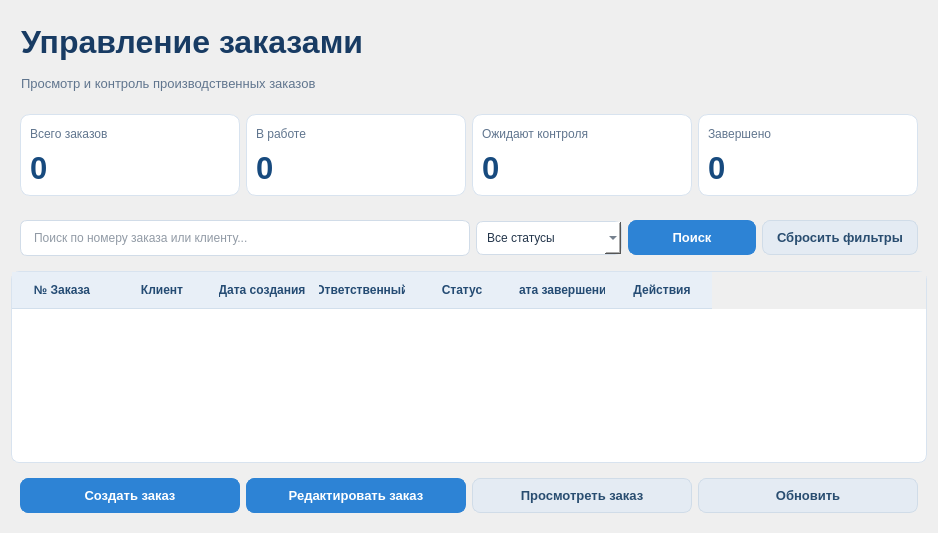
           <widget class="QWidget" name="pageOrders">
            <property name="styleSheet">
             <string notr="true">QWidget#pageOrders {
    background-color: #F1F3F6;
    color: #24364B;
    font-family: &quot;Segoe UI&quot;;
    font-size: 10pt;
}

QLabel {
    background-color: transparent;
    color: #24364B;
}

QLabel#lblOrdersTitle_2 {
    color: #183B63;
    font-size: 24pt;
    font-weight: bold;
}

QLabel#lblOrdersSubtitle {
    color: #60758E;
    font-size: 10pt;
}

QFrame#headerFrameOrders,
QFrame#filtersFrameOrders,
QFrame#actionsFrameOrders {
    background-color: transparent;
    border: none;
}

QFrame#statsFrameOrders {
    background-color: transparent;
    border: none;
}

QFrame#cardTotalOrders,
QFrame#cardOrdersInProgress,
QFrame#cardOrdersPending,
QFrame#cardOrdersCompleted {
    background-color: #FFFFFF;
    border: 1px solid #D8E3EF;
    border-radius: 10px;
}

QFrame#cardTotalOrders QLabel,
QFrame#cardOrdersInProgress QLabel,
QFrame#cardOrdersPending QLabel,
QFrame#cardOrdersCompleted QLabel {
    background-color: transparent;
    border: none;
}

QLabel#lblTotalOrdersTitle,
QLabel#lblOrdersInProgressTitle,
QLabel#lblOrdersPendingTitle,
QLabel#lblOrdersCompletedTitle {
    color: #60758E;
    font-size: 9pt;
}

QLabel#lblTotalOrdersValue,
QLabel#lblOrdersInProgressValue,
QLabel#lblOrdersPendingValue,
QLabel#lblOrdersCompletedValue {
    color: #174A7E;
    font-size: 23pt;
    font-weight: bold;
}

QLineEdit#editOrderSearch {
    background-color: #FFFFFF;
    color: #24364B;
    border: 1px solid #D1DCE8;
    border-radius: 7px;
    padding: 9px 11px;
    selection-background-color: #2D83D5;
}

QLineEdit#editOrderSearch:focus {
    border: 1px solid #2D83D5;
}

QComboBox#comboOrderStatus {
    background-color: #FFFFFF;
    color: #24364B;
    border: 1px solid #D1DCE8;
    border-radius: 7px;
    padding: 8px 10px;
}

QComboBox#comboOrderStatus:hover {
    border: 1px solid #2D83D5;
}

QComboBox QAbstractItemView {
    background-color: #FFFFFF;
    color: #24364B;
    selection-background-color: #DCEBFA;
    selection-color: #183B63;
    border: 1px solid #D8E3EF;
}

QPushButton {
    background-color: #2D83D5;
    color: #FFFFFF;
    border: 1px solid #2D83D5;
    border-radius: 8px;
    padding: 9px 14px;
    font-size: 10pt;
    font-weight: bold;
}

QPushButton:hover {
    background-color: #3B94E8;
    color: #FFFFFF;
    border: 1px solid #3B94E8;
}

QPushButton:pressed {
    background-color: #1E68AE;
    color: #FFFFFF;
    border: 1px solid #1E68AE;
}

QPushButton:disabled {
    background-color: #B9C7D5;
    color: #F4F6F8;
    border: 1px solid #B9C7D5;
}

QPushButton#btnSearchOrders,
QPushButton#btnAddOrder,
QPushButton#btnEditOrder {
    background-color: #2D83D5;
    color: #FFFFFF;
    border: 1px solid #2D83D5;
}

QPushButton#btnSearchOrders:hover,
QPushButton#btnAddOrder:hover,
QPushButton#btnEditOrder:hover {
    background-color: #3B94E8;
    color: #FFFFFF;
    border: 1px solid #3B94E8;
}

QPushButton#btnSearchOrders:pressed,
QPushButton#btnAddOrder:pressed,
QPushButton#btnEditOrder:pressed {
    background-color: #1E68AE;
    color: #FFFFFF;
    border: 1px solid #1E68AE;
}

QPushButton#btnResetOrderFilters,
QPushButton#btnViewOrder,
QPushButton#btnRefreshOrder,
QPushButton#btnResetOrderFilters:hover,
QPushButton#btnViewOrder:hover,
QPushButton#btnRefreshOrder:hover {
    background-color: #E4EBF3;
    color: #294D70;
    border: 1px solid #D0DCE8;
}

QPushButton#btnResetOrderFilters:hover,
QPushButton#btnViewOrder:hover,
QPushButton#btnRefreshOrder:hover {
    background-color: #D5E3F1;
    color: #294D70;
    border: 1px solid #C2D5E8;
}

QPushButton#btnResetOrderFilters:pressed,
QPushButton#btnViewOrder:pressed,
QPushButton#btnRefreshOrder:pressed {
    background-color: #C6D8EA;
    color: #294D70;
    border: 1px solid #B5CADD;
}

QTableWidget#tableOrders {
    background-color: #FFFFFF;
    alternate-background-color: #F6F9FC;
    color: #24364B;
    border: 1px solid #D8E3EF;
    border-radius: 8px;
    gridline-color: #E4EAF1;
    selection-background-color: #DCEBFA;
    selection-color: #183B63;
}

QTableWidget#tableOrders::item {
    padding: 7px;
}

QTableWidget#tableOrders::item:selected {
    background-color: #DCEBFA;
    color: #183B63;
}

QHeaderView::section {
    background-color: #E8EFF7;
    color: #244B73;
    border: none;
    border-bottom: 1px solid #D2DFEC;
    padding: 9px 7px;
    font-weight: bold;
}

QScrollBar:vertical {
    background-color: #EDF1F5;
    width: 10px;
    border: none;
    margin: 0;
}

QScrollBar::handle:vertical {
    background-color: #B7C7D8;
    min-height: 25px;
    border-radius: 4px;
}

QScrollBar::handle:vertical:hover {
    background-color: #8FA9C3;
}

QScrollBar::add-line:vertical,
QScrollBar::sub-line:vertical {
    height: 0;
}

QScrollBar:horizontal {
    background-color: #EDF1F5;
    height: 10px;
    border: none;
}

QScrollBar::handle:horizontal {
    background-color: #B7C7D8;
    min-width: 25px;
    border-radius: 4px;
}

QScrollBar::add-line:horizontal,
QScrollBar::sub-line:horizontal {
    width: 0;
}</string>
            </property>
            <layout class="QVBoxLayout" name="verticalLayout_19">
             <item>
              <layout class="QVBoxLayout" name="verticalLayoutOrders">
               <item>
                <widget class="QFrame" name="headerFrameOrders">
                 <layout class="QVBoxLayout" name="verticalLayout_8">
                  <property name="leftMargin">
                   <number>0</number>
                  </property>
                  <property name="topMargin">
                   <number>0</number>
                  </property>
                  <property name="rightMargin">
                   <number>0</number>
                  </property>
                  <property name="bottomMargin">
                   <number>0</number>
                  </property>
                  <item>
                   <layout class="QVBoxLayout" name="verticalLayoutHeader">
                    <property name="leftMargin">
                     <number>10</number>
                    </property>
                    <property name="topMargin">
                     <number>6</number>
                    </property>
                    <property name="rightMargin">
                     <number>6</number>
                    </property>
                    <property name="bottomMargin">
                     <number>6</number>
                    </property>
                    <item>
                     <widget class="QLabel" name="lblOrdersTitle_2">
                      <property name="minimumSize">
                       <size>
                        <width>380</width>
                        <height>50</height>
                       </size>
                      </property>
                      <property name="font">
                       <font>
                        <pointsize>24</pointsize>
                        <weight>75</weight>
                        <bold>true</bold>
                       </font>
                      </property>
                      <property name="text">
                       <string>Управление заказами</string>
                      </property>
                     </widget>
                    </item>
                    <item>
                     <widget class="QLabel" name="lblOrdersSubtitle">
                      <property name="minimumSize">
                       <size>
                        <width>300</width>
                        <height>20</height>
                       </size>
                      </property>
                      <property name="font">
                       <font>
                        <pointsize>10</pointsize>
                       </font>
                      </property>
                      <property name="text">
                       <string>Просмотр и контроль производственных заказов</string>
                      </property>
                     </widget>
                    </item>
                   </layout>
                  </item>
                 </layout>
                </widget>
               </item>
               <item>
                <widget class="QFrame" name="statsFrameOrders">
                 <layout class="QHBoxLayout" name="horizontalLayout_5">
                  <item>
                   <layout class="QHBoxLayout" name="horizontalLayoutStats">
                    <item>
                     <widget class="QFrame" name="cardTotalOrders">
                      <property name="frameShape">
                       <enum>QFrame::StyledPanel</enum>
                      </property>
                      <property name="frameShadow">
                       <enum>QFrame::Raised</enum>
                      </property>
                      <layout class="QVBoxLayout" name="verticalLayout">
                       <item>
                        <widget class="QLabel" name="lblTotalOrdersTitle">
                         <property name="minimumSize">
                          <size>
                           <width>100</width>
                           <height>20</height>
                          </size>
                         </property>
                         <property name="text">
                          <string>Всего заказов</string>
                         </property>
                        </widget>
                       </item>
                       <item>
                        <widget class="QLabel" name="lblTotalOrdersValue">
                         <property name="minimumSize">
                          <size>
                           <width>200</width>
                           <height>30</height>
                          </size>
                         </property>
                         <property name="font">
                          <font>
                           <pointsize>23</pointsize>
                           <weight>75</weight>
                           <bold>true</bold>
                          </font>
                         </property>
                         <property name="text">
                          <string>0</string>
                         </property>
                        </widget>
                       </item>
                      </layout>
                     </widget>
                    </item>
                    <item>
                     <widget class="QFrame" name="cardOrdersInProgress">
                      <property name="frameShape">
                       <enum>QFrame::StyledPanel</enum>
                      </property>
                      <property name="frameShadow">
                       <enum>QFrame::Raised</enum>
                      </property>
                      <layout class="QVBoxLayout" name="verticalLayout_5">
                       <item>
                        <widget class="QLabel" name="lblOrdersInProgressTitle">
                         <property name="minimumSize">
                          <size>
                           <width>100</width>
                           <height>20</height>
                          </size>
                         </property>
                         <property name="text">
                          <string>В работе</string>
                         </property>
                        </widget>
                       </item>
                       <item>
                        <widget class="QLabel" name="lblOrdersInProgressValue">
                         <property name="minimumSize">
                          <size>
                           <width>200</width>
                           <height>30</height>
                          </size>
                         </property>
                         <property name="font">
                          <font>
                           <pointsize>23</pointsize>
                           <weight>75</weight>
                           <bold>true</bold>
                          </font>
                         </property>
                         <property name="text">
                          <string>0</string>
                         </property>
                        </widget>
                       </item>
                      </layout>
                     </widget>
                    </item>
                    <item>
                     <widget class="QFrame" name="cardOrdersPending">
                      <property name="frameShape">
                       <enum>QFrame::StyledPanel</enum>
                      </property>
                      <property name="frameShadow">
                       <enum>QFrame::Raised</enum>
                      </property>
                      <layout class="QVBoxLayout" name="verticalLayout_2">
                       <item>
                        <widget class="QLabel" name="lblOrdersPendingTitle">
                         <property name="minimumSize">
                          <size>
                           <width>100</width>
                           <height>20</height>
                          </size>
                         </property>
                         <property name="text">
                          <string>Ожидают контроля</string>
                         </property>
                        </widget>
                       </item>
                       <item>
                        <widget class="QLabel" name="lblOrdersPendingValue">
                         <property name="minimumSize">
                          <size>
                           <width>200</width>
                           <height>30</height>
                          </size>
                         </property>
                         <property name="font">
                          <font>
                           <pointsize>23</pointsize>
                           <weight>75</weight>
                           <bold>true</bold>
                          </font>
                         </property>
                         <property name="text">
                          <string>0</string>
                         </property>
                        </widget>
                       </item>
                      </layout>
                     </widget>
                    </item>
                    <item>
                     <widget class="QFrame" name="cardOrdersCompleted">
                      <property name="frameShape">
                       <enum>QFrame::StyledPanel</enum>
                      </property>
                      <property name="frameShadow">
                       <enum>QFrame::Raised</enum>
                      </property>
                      <layout class="QVBoxLayout" name="verticalLayout_6">
                       <item>
                        <widget class="QLabel" name="lblOrdersCompletedTitle">
                         <property name="minimumSize">
                          <size>
                           <width>100</width>
                           <height>20</height>
                          </size>
                         </property>
                         <property name="text">
                          <string>Завершено</string>
                         </property>
                        </widget>
                       </item>
                       <item>
                        <widget class="QLabel" name="lblOrdersCompletedValue">
                         <property name="minimumSize">
                          <size>
                           <width>200</width>
                           <height>30</height>
                          </size>
                         </property>
                         <property name="font">
                          <font>
                           <pointsize>23</pointsize>
                           <weight>75</weight>
                           <bold>true</bold>
                          </font>
                         </property>
                         <property name="text">
                          <string>0</string>
                         </property>
                        </widget>
                       </item>
                      </layout>
                     </widget>
                    </item>
                   </layout>
                  </item>
                 </layout>
                </widget>
               </item>
               <item>
                <widget class="QFrame" name="filtersFrameOrders">
                 <property name="frameShape">
                  <enum>QFrame::StyledPanel</enum>
                 </property>
                 <property name="frameShadow">
                  <enum>QFrame::Raised</enum>
                 </property>
                 <layout class="QHBoxLayout" name="horizontalLayout_11">
                  <item>
                   <layout class="QHBoxLayout" name="horizontalLayout_4" stretch="7,2,2,2">
                    <item>
                     <widget class="QLineEdit" name="editOrderSearch">
                      <property name="placeholderText">
                       <string>Поиск по номеру заказа или клиенту...</string>
                      </property>
                     </widget>
                    </item>
                    <item>
                     <widget class="QComboBox" name="comboOrderStatus">
                      <item>
                       <property name="text">
                        <string>Все статусы</string>
                       </property>
                      </item>
                      <item>
                       <property name="text">
                        <string>Новый</string>
                       </property>
                      </item>
                      <item>
                       <property name="text">
                        <string>В работе</string>
                       </property>
                      </item>
                      <item>
                       <property name="text">
                        <string>Ожидает контроля</string>
                       </property>
                      </item>
                      <item>
                       <property name="text">
                        <string>На доработке</string>
                       </property>
                      </item>
                      <item>
                       <property name="text">
                        <string>Завершён</string>
                       </property>
                      </item>
                     </widget>
                    </item>
                    <item>
                     <widget class="QPushButton" name="btnSearchOrders">
                      <property name="sizePolicy">
                       <sizepolicy hsizetype="Preferred" vsizetype="Fixed">
                        <horstretch>0</horstretch>
                        <verstretch>0</verstretch>
                       </sizepolicy>
                      </property>
                      <property name="cursor">
                       <cursorShape>PointingHandCursor</cursorShape>
                      </property>
                      <property name="text">
                       <string>Поиск</string>
                      </property>
                     </widget>
                    </item>
                    <item>
                     <widget class="QPushButton" name="btnResetOrderFilters">
                      <property name="sizePolicy">
                       <sizepolicy hsizetype="Preferred" vsizetype="Fixed">
                        <horstretch>0</horstretch>
                        <verstretch>0</verstretch>
                       </sizepolicy>
                      </property>
                      <property name="cursor">
                       <cursorShape>PointingHandCursor</cursorShape>
                      </property>
                      <property name="text">
                       <string>Сбросить фильтры</string>
                      </property>
                     </widget>
                    </item>
                   </layout>
                  </item>
                 </layout>
                </widget>
               </item>
               <item>
                <widget class="QTableWidget" name="tableOrders">
                 <attribute name="verticalHeaderVisible">
                  <bool>false</bool>
                 </attribute>
                 <attribute name="verticalHeaderCascadingSectionResizes">
                  <bool>false</bool>
                 </attribute>
                 <attribute name="verticalHeaderDefaultSectionSize">
                  <number>0</number>
                 </attribute>
                 <attribute name="verticalHeaderShowSortIndicator" stdset="0">
                  <bool>false</bool>
                 </attribute>
                 <column>
                  <property name="text">
                   <string>№ Заказа</string>
                  </property>
                 </column>
                 <column>
                  <property name="text">
                   <string>Клиент</string>
                  </property>
                 </column>
                 <column>
                  <property name="text">
                   <string>Дата создания</string>
                  </property>
                 </column>
                 <column>
                  <property name="text">
                   <string>Ответственный</string>
                  </property>
                 </column>
                 <column>
                  <property name="text">
                   <string>Статус</string>
                  </property>
                 </column>
                 <column>
                  <property name="text">
                   <string>Дата завершения</string>
                  </property>
                 </column>
                 <column>
                  <property name="text">
                   <string>Действия</string>
                  </property>
                 </column>
                </widget>
               </item>
               <item>
                <widget class="QFrame" name="actionsFrameOrders">
                 <property name="styleSheet">
                  <string notr="true"/>
                 </property>
                 <property name="frameShape">
                  <enum>QFrame::StyledPanel</enum>
                 </property>
                 <property name="frameShadow">
                  <enum>QFrame::Raised</enum>
                 </property>
                 <layout class="QHBoxLayout" name="horizontalLayout_2">
                  <item>
                   <layout class="QHBoxLayout" name="horizontalLayoutActions">
                    <item>
                     <widget class="QPushButton" name="btnAddOrder">
                      <property name="cursor">
                       <cursorShape>PointingHandCursor</cursorShape>
                      </property>
                      <property name="text">
                       <string>Создать заказ</string>
                      </property>
                     </widget>
                    </item>
                    <item>
                     <widget class="QPushButton" name="btnEditOrder">
                      <property name="cursor">
                       <cursorShape>PointingHandCursor</cursorShape>
                      </property>
                      <property name="text">
                       <string>Редактировать заказ</string>
                      </property>
                     </widget>
                    </item>
                    <item>
                     <widget class="QPushButton" name="btnViewOrder">
                      <property name="cursor">
                       <cursorShape>PointingHandCursor</cursorShape>
                      </property>
                      <property name="text">
                       <string>Просмотреть заказ</string>
                      </property>
                     </widget>
                    </item>
                    <item>
                     <widget class="QPushButton" name="btnRefreshOrder">
                      <property name="cursor">
                       <cursorShape>PointingHandCursor</cursorShape>
                      </property>
                      <property name="text">
                       <string>Обновить</string>
                      </property>
                     </widget>
                    </item>
                   </layout>
                  </item>
                 </layout>
                </widget>
               </item>
              </layout>
             </item>
            </layout>
           </widget>
